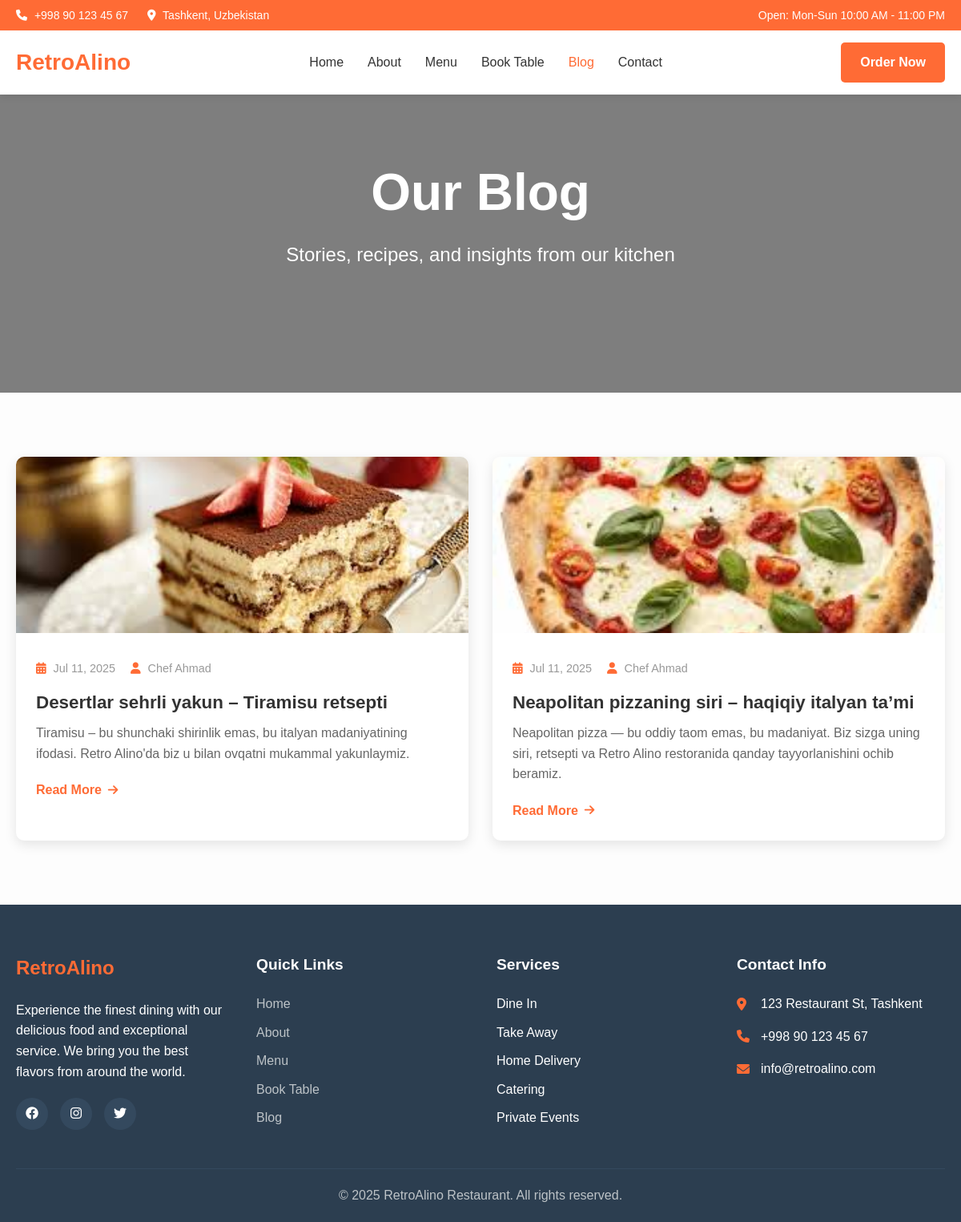
Screenshot of /blog/ with the database file from the repository.
### blog/models.py (models this page shows, shortened)
class BlogPost(models.Model):
    title = models.CharField(max_length=200)
    slug = models.SlugField(unique=True)
    excerpt = models.TextField(max_length=300)
    content = models.TextField()
    image = models.ImageField(upload_to='blog/', blank=True, null=True)
    author = models.CharField(max_length=100, default='Chef Ahmad')
    created_at = models.DateTimeField(auto_now_add=True)
    updated_at = models.DateTimeField(auto_now=True)
    is_published = models.BooleanField(default=True)
    def get_absolute_url(self):
        return reverse('blog:blog_detail', kwargs={'slug': self.slug})
    class Meta:
        ordering = ['-created_at']

### blog/views.py (the view)
# urls.py: path('', views.blog_list, name='blog_list'),
def blog_list(request):
    blog_posts = BlogPost.objects.filter(is_published=True)
    context = {
        'blog_posts': blog_posts,
    }
    return render(request, 'blog/blog_list.html', context)

### templates/blog/blog_list.html (shortened to what this page needs)
{% extends 'base.html' %}
{% load static %}
{% block content %}
<section class="hero hero-small">
    <div class="hero-background">
        <div class="hero-overlay"></div>
    </div>
    <div class="hero-content">
        <div class="container">
            <h1 class="hero-title">Our Blog</h1>
            <p class="hero-subtitle">Stories, recipes, and insights from our kitchen</p>
        </div>
    </div>
</section>
<section class="section-padding">
    <div class="container">
        <div class="blog-grid">
            {% for post in blog_posts %}
            <article class="blog-card">
                {% if post.image %}
                    <img src="{{ post.image.url }}" alt="{{ post.title }}" class="blog-image">
                {% else %}
                    <img src="{% static 'images/blog-placeholder.jpg' %}" alt="{{ post.title }}" class="blog-image">
                {% endif %}
                <div class="blog-card-content">
                    <div class="blog-meta">
                        <span><i class="fas fa-calendar-alt"></i> {{ post.created_at|date:"M d, Y" }}</span>
                        <span><i class="fas fa-user"></i> {{ post.author }}</span>
                    </div>
                    <h2 class="blog-title">
                        <a href="{{ post.get_absolute_url }}">{{ post.title }}</a>
                    </h2>
                    <p class="blog-excerpt">{{ post.excerpt }}</p>
                    <a href="{{ post.get_absolute_url }}" class="read-more">Read More <i class="fas fa-arrow-right"></i></a>
                </div>
            </article>
            {% empty %}
            <p class="no-items-message">No blog posts found.</p>
            {% endfor %}
        </div>
    </div>
</section>
{% endblock %}

### templates/base.html (shortened to what this page needs)
<!DOCTYPE html>
<html lang="en">
<head>
    {% load static %}
    <link rel="stylesheet" href="{% static 'css/style.css' %}">
    <link href="https://cdnjs.cloudflare.com/ajax/libs/font-awesome/6.0.0/css/all.min.css" rel="stylesheet">
</head>
<body>
    <header class="header">
        <div class="top-bar">
            <div class="container">
                <div class="top-bar-content">
                    <div class="contact-info">
                        <span><i class="fas fa-phone"></i> +998 90 123 45 67</span>
                        <span><i class="fas fa-map-marker-alt"></i> Tashkent, Uzbekistan</span>
                    </div>
                    <div class="opening-hours">
                        <span>Open: Mon-Sun 10:00 AM - 11:00 PM</span>
                    </div>
                </div>
            </div>
        </div>
        <nav class="navbar">
            <div class="container">
                <div class="nav-content">
                    <div class="logo">
                        <a href="{% url 'home' %}">RetroAlino</a>
                    </div>
                    <ul class="nav-menu">
                        <li><a href="{% url 'home' %}" class="{% if request.resolver_match.url_name == 'home' %}active{% endif %}">Home</a></li>
                        <li><a href="{% url 'about' %}" class="{% if request.resolver_match.url_name == 'about' %}active{% endif %}">About</a></li>
                        <li><a href="{% url 'menu:menu_list' %}" class="{% if 'menu' in request.resolver_match.namespace %}active{% endif %}">Menu</a></li>
                        <li><a href="{% url 'booking:book_table' %}" class="{% if 'booking' in request.resolver_match.namespace %}active{% endif %}">Book Table</a></li>
                        <li><a href="{% url 'blog:blog_list' %}" class="{% if 'blog' in request.resolver_match.namespace %}active{% endif %}">Blog</a></li>
                        <li><a href="{% url 'contact' %}" class="{% if request.resolver_match.url_name == 'contact' %}active{% endif %}">Contact</a></li>
                    </ul>
                    <div class="nav-actions">
                        <a href="{% url 'menu:menu_list' %}" class="btn btn-primary">Order Now</a>
                    </div>
                </div>
            </div>
        </nav>
    </header>
    <main>
        {% block content %}
        {% endblock %}
    </main>
    <footer class="footer">
        <div class="container">
            <div class="footer-content">
                <div class="footer-section">
                    <h3>RetroAlino</h3>
                    <p>Experience the finest dining with our delicious food and exceptional service. We bring you the best flavors from around the world.</p>
                    <div class="social-links">
                        <a href="#"><i class="fab fa-facebook"></i></a>
                        <a href="#"><i class="fab fa-instagram"></i></a>
                        <a href="#"><i class="fab fa-twitter"></i></a>
                    </div>
                </div>
                <div class="footer-section">
                    <h4>Quick Links</h4>
                    <ul>
                        <li><a href="{% url 'home' %}">Home</a></li>
                        <li><a href="{% url 'about' %}">About</a></li>
                        <li><a href="{% url 'menu:menu_list' %}">Menu</a></li>
                        <li><a href="{% url 'booking:book_table' %}">Book Table</a></li>
                        <li><a href="{% url 'blog:blog_list' %}">Blog</a></li>
                    </ul>
                </div>
                <div class="footer-section">
                    <h4>Services</h4>
                    <ul>
                        <li>Dine In</li>
                        <li>Take Away</li>
                        <li>Home Delivery</li>
                        <li>Catering</li>
                        <li>Private Events</li>
                    </ul>
                </div>
                <div class="footer-section">
                    <h4>Contact Info</h4>
                    <div class="contact-item">
                        <i class="fas fa-map-marker-alt"></i>
                        <span>123 Restaurant St, Tashkent</span>
                    </div>
                    <div class="contact-item">
                        <i class="fas fa-phone"></i>
                        <span>+998 90 123 45 67</span>
                    </div>
                    <div class="contact-item">
                        <i class="fas fa-envelope"></i>
                        <span>info@retroalino.com</span>
                    </div>
                </div>
            </div>
            <div class="footer-bottom">
                <p>&copy; {% now "Y" %} RetroAlino Restaurant. All rights reserved.</p>
            </div>
        </div>
    </footer>
</body>
</html>

### static/css/style.css (style rules this page uses)
* { margin: 0; padding: 0; box-sizing: border-box; }
body { font-family: "Arial", sans-serif; line-height: 1.6; color: #333; background-color: #fdfdfd; }
.container { max-width: 1200px; margin: 0 auto; padding: 0 20px; }
.section-padding { padding: 80px 0; }
.btn { display: inline-block; padding: 12px 24px; text-decoration: none; border-radius: 5px; font-weight: 600; text-align: center; transition: all 0.3s ease; border: none; cursor: pointer; font-size: 16px; }
.btn-primary { background-color: #ff6b35; color: white; }
.header { position: fixed; top: 0; left: 0; right: 0; z-index: 1000; background: white; box-shadow: 0 2px 10px rgba(0, 0, 0, 0.1); transition: all 0.3s ease; }
.top-bar { background-color: #ff6b35; color: white; padding: 8px 0; font-size: 14px; }
.top-bar-content { display: flex; justify-content: space-between; align-items: center; }
.contact-info span { margin-right: 20px; }
.contact-info i { margin-right: 5px; }
.navbar { padding: 15px 0; }
.nav-content { display: flex; justify-content: space-between; align-items: center; }
.logo a { font-size: 28px; font-weight: bold; color: #ff6b35; text-decoration: none; }
.nav-menu { display: flex; list-style: none; gap: 30px; }
.nav-menu a { text-decoration: none; color: #333; font-weight: 500; transition: color 0.3s ease; }
.nav-menu a:hover, .nav-menu a.active { color: #ff6b35; }
.nav-actions { display: flex; align-items: center; gap: 20px; }
.hero { position: relative; height: 100vh; display: flex; align-items: center; justify-content: center; overflow: hidden; margin-top: 90px; }
.hero-small { height: 400px; margin-top: 90px; }
.hero-background { position: absolute; top: 0; left: 0; width: 100%; height: 100%; z-index: -2; }
.hero-overlay { position: absolute; top: 0; left: 0; width: 100%; height: 100%; background: rgba(0, 0, 0, 0.5); z-index: -1; }
.hero-content { text-align: center; color: white; z-index: 1; }
.hero-title { font-size: 4rem; font-weight: bold; margin-bottom: 20px; line-height: 1.2; }
.hero-subtitle { font-size: 1.5rem; margin-bottom: 40px; max-width: 600px; margin-left: auto; margin-right: auto; }
.blog-grid { display: grid; grid-template-columns: repeat(auto-fit, minmax(300px, 1fr)); gap: 30px; }
.blog-card { background: white; border-radius: 10px; overflow: hidden; box-shadow: 0 5px 15px rgba(0, 0, 0, 0.1); transition: transform 0.3s ease; }
.blog-image { width: 100%; height: 220px; object-fit: cover; }
.blog-card-content { padding: 25px; }
.blog-meta { font-size: 0.9rem; color: #999; margin-bottom: 15px; }
.blog-meta span { margin-right: 15px; }
.blog-meta i { margin-right: 5px; color: #ff6b35; }
.blog-title { font-size: 1.4rem; margin-bottom: 10px; line-height: 1.4; }
.blog-title a { text-decoration: none; color: #333; transition: color 0.3s ease; }
.blog-excerpt { color: #666; margin-bottom: 20px; line-height: 1.6; }
.read-more { display: inline-flex; align-items: center; color: #ff6b35; text-decoration: none; font-weight: 600; transition: color 0.3s ease; }
.read-more i { margin-left: 8px; font-size: 0.9rem; }
.footer { background-color: #2c3e50; color: white; padding: 60px 0 20px; }
.footer-content { display: grid; grid-template-columns: repeat(auto-fit, minmax(250px, 1fr)); gap: 40px; margin-bottom: 40px; }
.footer-section h3 { color: #ff6b35; font-size: 1.5rem; margin-bottom: 20px; }
.footer-section h4 { margin-bottom: 20px; font-size: 1.2rem; }
.footer-section p { line-height: 1.6; margin-bottom: 20px; }
.footer-section ul { list-style: none; }
.footer-section ul li { margin-bottom: 10px; }
.footer-section ul li a { color: #bdc3c7; text-decoration: none; transition: color 0.3s ease; }
.social-links { display: flex; gap: 15px; }
.social-links a { display: inline-block; width: 40px; height: 40px; background-color: #34495e; color: white; text-align: center; line-height: 40px; border-radius: 50%; transition: background-color 0.3s ease; }
.contact-item { display: flex; align-items: center; margin-bottom: 15px; }
.contact-item i { color: #ff6b35; margin-right: 10px; width: 20px; }
.footer-bottom { border-top: 1px solid #34495e; padding-top: 20px; text-align: center; color: #bdc3c7; }

### rows the page displays
BlogPost: image (picture), created_at "Jul 11, 2025", author "Chef Ahmad", title "Desertlar sehrli yakun – Tiramisu retsepti", excerpt "Tiramisu – bu shunchaki shirinlik emas, bu italyan madaniyatining ifodasi. Retro Alino'da biz u bilan ovqatni mukammal yakunlaymiz."
BlogPost: image (picture), created_at "Jul 11, 2025", author "Chef Ahmad", title "Neapolitan pizzaning siri – haqiqiy italyan ta’mi", excerpt "Neapolitan pizza — bu oddiy taom emas, bu madaniyat. Biz sizga uning siri, retsepti va Retro Alino restoranida qanday tayyorlanishini ochib beramiz."
